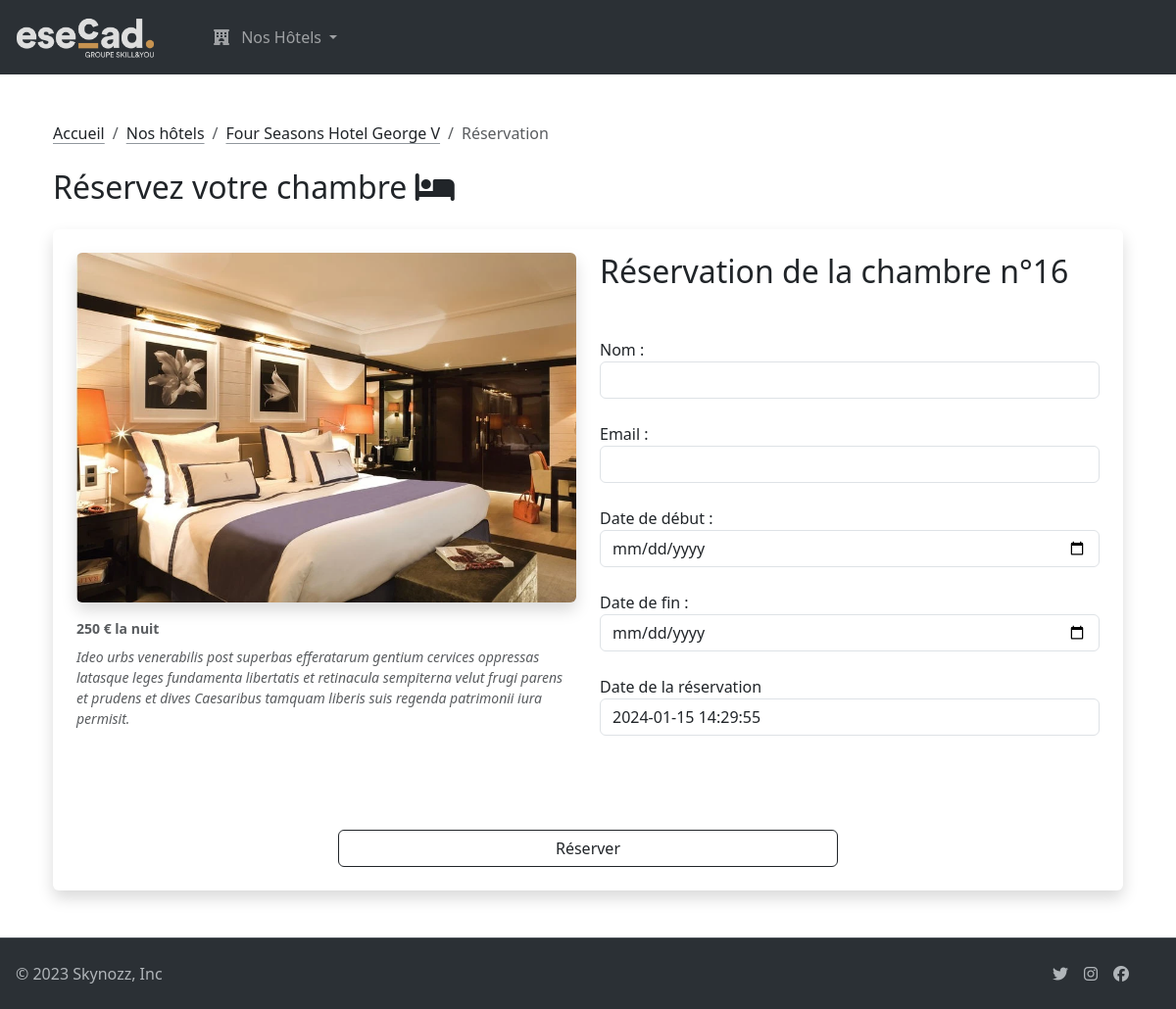
Page /reservation.php?chambre_id=2 on the committed database.
### tables this page shows
CREATE TABLE IF NOT EXISTS `chambres` (
  `id` int(11) NOT NULL AUTO_INCREMENT,
  `numero_chambre` int(11) NOT NULL,
  `hotel_id` int(11) DEFAULT NULL,
  `prix` int(11) DEFAULT NULL,
  `description` varchar(255) DEFAULT NULL,
  `photo` blob DEFAULT NULL,
  PRIMARY KEY (`id`),
  KEY `hotel_id` (`hotel_id`)
);

CREATE TABLE IF NOT EXISTS `hotels` (
  `id` int(11) NOT NULL AUTO_INCREMENT,
  `nom` varchar(255) NOT NULL,
  `adresse` varchar(255) NOT NULL,
  `photo` blob NOT NULL,
  `code_postal` int(11) DEFAULT NULL,
  `ville` varchar(255) DEFAULT NULL,
  `description` varchar(255) DEFAULT NULL,
  `etoiles` int(11) DEFAULT NULL,
  PRIMARY KEY (`id`)
);

### reservation.php (called while the page is built, shortened)
<?php
    include 'templates/includes/header.html.php';
    include 'templates/pages/formReservation.html.php';
    include 'templates/includes/footer.html.php';

### core/Database.php (called while the page is built)
<?php
class Database
{
    private static ?PDO $instance   = null;
    public static function getInstance(
        string $dbName = DB_NAME,
        string $host = DB_HOST,
        int    $port = DB_PORT,
        string $username = DB_USERNAME,
        string $password = DB_PASSWORD
    ): PDO
    {
        if (self::$instance === null) {
            self::$instance = new PDO("mysql:dbname=$dbName;host=$host;port=$port", $username, $password);
        }
        return self::$instance;
    }
}

### core/Model.php (called while the page is built, shortened)
<?php
class Model
{
    protected string $table;
    public function __construct()
    {
        $this->table = strtolower(get_class($this));
    }
    public function getOneById(int $id): array
    {
        $query = Database::getInstance()->prepare('SELECT * FROM ' . $this->table . ' WHERE id = :id');
        $query->execute(['id' => $id]);
        return $query->fetch(PDO::FETCH_ASSOC);
    }
}

### templates/pages/formReservation.html.php (the view, shortened to what this page needs)
<?php
$chambre = (new Chambres)->getOneById($_GET['chambre_id']);
$photoChambre = $chambre["photo"];
$photoChambre = preg_replace('/\x{EF}\x{BB}\x{BF}/', '', urldecode($photoChambre));
$hotelName = (new Hotels)->getOneById($chambre['hotel_id'])['nom'];
?>
<div class="container mt-5">
    <nav aria-label="breadcrumb">
        <ol class="breadcrumb mb-4">
            <li class="breadcrumb-item"><a href="/" class="link-offset-2 link-dark link-underline-secondary link-underline-opacity-75">Accueil</a></li>
            <li class="breadcrumb-item"><a href="/hotels.php" class="link-offset-2 link-dark link-underline-secondary link-underline-opacity-75">Nos hôtels</a></li>
            <li class="breadcrumb-item"><a href="/hotel.php?id=<?= $chambre['hotel_id'] ?>" class="link-offset-2 link-dark link-underline-secondary link-underline-opacity-75"><?= $hotelName ?></a></li>
            <li class="breadcrumb-item active" aria-current="page">Réservation</li>
        </ol>
    </nav>
    <h2 class="mb-4">Réservez votre chambre <i class="fa-solid fa-bed"></i></h2>
    <form action="/resultReservation.php" method="post" class="bg-white p-4 rounded shadow reservation-form">
        <div class="row">
            <div class="col-md-6">
                <figure class='figure'>
                    <img src='../images/chambres/<?= $photoChambre ?>' class='figure-img img-fluid shadow rounded'
                         alt='Photo de <?= $chambre['numero_chambre'] ?>'>
                    <figcaption class='figure-caption text-start mt-2'>
                        <strong><?= $chambre['prix'] ?> € la nuit</strong>
                        <p class="fst-italic mt-2"><?= $chambre["description"] ?></p>
                    </figcaption>
                </figure>
            </div>
            <div class="col-md-6 reservation-details">
                <h2 class="mb-5">Réservation de la chambre n°<?= $chambre["numero_chambre"] ?></h2>
                <div class="form-group mb-4">
                    <label for="nom">Nom :</label>
                    <input type="text" class="form-control" id="nom" name="nom" required>
                </div>
                <div class="form-group mb-4">
                    <label for="email">Email :</label>
                    <input type="email" class="form-control" id="email" name="email" required>
                </div>
                <div class="form-group mb-4">
                    <label for="date_debut">Date de début :</label>
                    <input type="date" class="form-control" id="date_debut" min="<?= date('Y-m-d') ?>" name="date_debut"
                           required>
                </div>
                <div class="form-group mb-4">
                    <label for="date_fin">Date de fin :</label>
                    <input type="date" class="form-control" id="date_fin" min="<?= date('Y-m-d') ?>" name="date_fin"
                           required>
                </div>
                <div class="form-group mb-5">
                    <label for="date_creation">Date de la réservation</label>
                    <input type="text" class="form-control" id="date_creation" name="date_creation"
                           value="<?= date('Y-m-d H:i:s'); ?>" readonly>
                </div>
            </div>
            <div class="d-grid gap-2 col-6 mx-auto">
                <button type="submit" class="btn btn-outline-dark mt-5">Réserver</button>
            </div>
        </div>
    </form>
</div>

### rows in the picture
chambres: hotel.nom "Four Seasons Hotel George V", prix "250", description "Ideo urbs venerabilis post superbas efferatarum gentium cervices oppressas latasque leges fundamenta libertatis et retinacula sempiterna velut frugi parens et prudens et dives Caesaribus tamquam liberis suis regenda patrimonii iura permisit.", numero_chambre "16"
